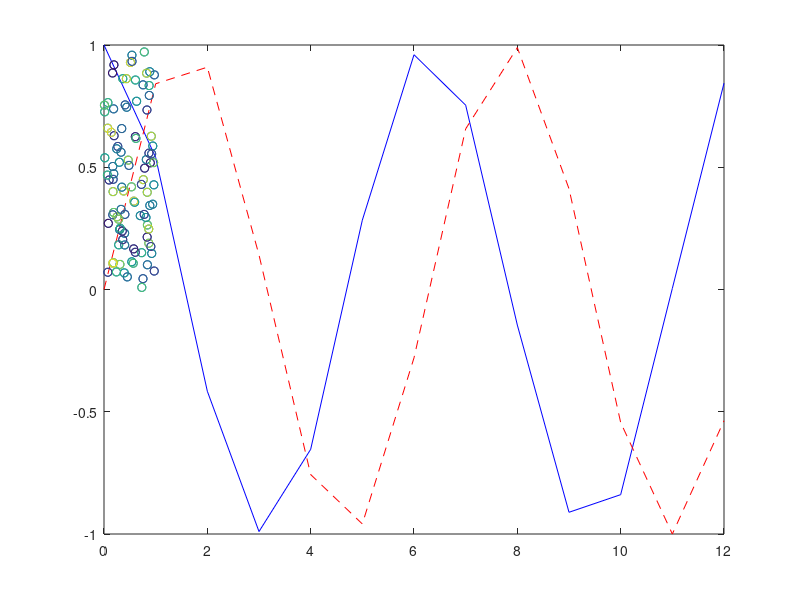

Recreate this plot in MATLAB.
% Darlan Minussi

%% Inclass assignment 2

% 1. a. fill in this loop with a conditional statement so that it displays
% only the odd numbers


for ii = 1:20 
    if mod(ii,2) == 0        
    else
        disp(ii);
    end
end

% b. Write a new loop to display the same odd numbers which doesn't use a conditional statement
for j = 1:2:20
    disp(j);
end


% c. display the same odd numbers without a loop or conditional (hint use
%  num2str)
num2str(1:2:20);



%% 2. Vectorize the following code (that is produce the same result in z
%without using a loop). 

%a. 

for ii = 1:100
    z(ii) = ii*ii;
end

%a. answer
z = power(1:100, 2);


%b. 
z = 0;
for ii = 1:100
    z = z + ii;
end

%b answer
z = sum(1:100)

%c.
xx = rand(50,2);

for ii = 1:50
    z(ii) = sqrt(xx(ii,1)^2+xx(ii,2)^2);
end

%c answer
z =rssq(xx,2);


% d. what is the formula in c computing?
% Root sum square value
% Squareroot of the square of the ii number for the first column sum  with the square
% root of the ii number for the second column

%% plotting

%a. make a plot of sin(x) and cos(x) vs x from x = 0 to 4*pi on the same axis where the graph
%of sin(x) vs x is a red-dashed line and the graph of cos(x) vs x is a
%blue solid line.

% a. answer
x = 0:4*pi
plot(x, cos(x),'b');
plot(x, sin(x),'--r');



%b. repeat the above but where each graph is in a different subplot in the
% same figure. 

%b. answer
x = 0:4*pi
plot(x, cos(x),'b');
hold on;
plot(x, sin(x),'--r');

%c. here is some data, imagine they are x and y coordinates for cells. 
xy_dat = rand(100,2);
%plot the data in the xy plane.

scatter(xy_dat(:,1), xy_dat(:,2));

%now imagine there is some fluorescence data corresponding to the same
%cells
fluor = rand(100,1);
% plot the data in the xy plane but color code the data by the fluorescnece
% values. Hint: see the scatter command

%c. answer
scatter(xy_dat(:,1), xy_dat(:,2),[], fluor);
